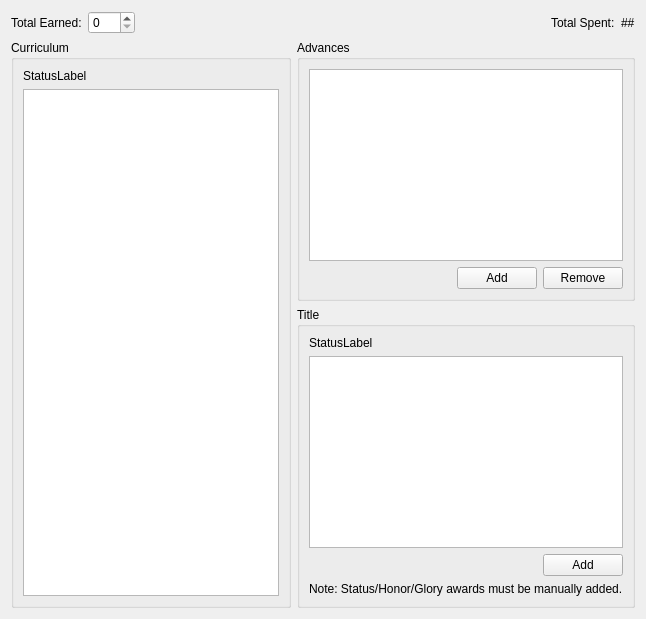
        <widget class="QWidget" name="tab_2">
         <attribute name="title">
          <string>Advancement</string>
         </attribute>
         <layout class="QGridLayout" name="gridLayout_5">
          <item row="0" column="0" colspan="2">
           <layout class="QHBoxLayout" name="horizontalLayout_5">
            <item>
             <widget class="QLabel" name="label_25">
              <property name="text">
               <string>Total Earned:</string>
              </property>
             </widget>
            </item>
            <item>
             <widget class="QSpinBox" name="xpSpinBox">
              <property name="maximum">
               <number>999</number>
              </property>
             </widget>
            </item>
            <item>
             <spacer name="horizontalSpacer_7">
              <property name="orientation">
               <enum>Qt::Horizontal</enum>
              </property>
              <property name="sizeHint" stdset="0">
               <size>
                <width>40</width>
                <height>20</height>
               </size>
              </property>
             </spacer>
            </item>
            <item>
             <widget class="QLabel" name="label_13">
              <property name="text">
               <string>Total Spent:</string>
              </property>
             </widget>
            </item>
            <item>
             <widget class="QLabel" name="xpSpentLabel">
              <property name="text">
               <string>##</string>
              </property>
             </widget>
            </item>
           </layout>
          </item>
          <item row="1" column="0" rowspan="2">
           <widget class="QGroupBox" name="groupBox_5">
            <property name="title">
             <string>Curriculum</string>
            </property>
            <layout class="QGridLayout" name="gridLayout_2">
             <item row="1" column="0">
              <widget class="QTableView" name="curriculum_tableView">
               <property name="font">
                <font>
                 <pointsize>9</pointsize>
                </font>
               </property>
               <property name="editTriggers">
                <set>QAbstractItemView::NoEditTriggers</set>
               </property>
               <property name="selectionMode">
                <enum>QAbstractItemView::SingleSelection</enum>
               </property>
               <property name="selectionBehavior">
                <enum>QAbstractItemView::SelectRows</enum>
               </property>
               <attribute name="horizontalHeaderStretchLastSection">
                <bool>true</bool>
               </attribute>
               <attribute name="verticalHeaderVisible">
                <bool>false</bool>
               </attribute>
              </widget>
             </item>
             <item row="0" column="0">
              <widget class="QLabel" name="curric_status_label">
               <property name="text">
                <string>StatusLabel</string>
               </property>
              </widget>
             </item>
            </layout>
           </widget>
          </item>
          <item row="1" column="1">
           <widget class="QGroupBox" name="groupBox_7">
            <property name="title">
             <string>Advances</string>
            </property>
            <layout class="QGridLayout" name="gridLayout_4">
             <item row="1" column="0">
              <spacer name="horizontalSpacer">
               <property name="orientation">
                <enum>Qt::Horizontal</enum>
               </property>
               <property name="sizeHint" stdset="0">
                <size>
                 <width>140</width>
                 <height>20</height>
                </size>
               </property>
              </spacer>
             </item>
             <item row="1" column="1">
              <widget class="QPushButton" name="addadvance_button">
               <property name="text">
                <string>Add</string>
               </property>
              </widget>
             </item>
             <item row="1" column="2">
              <widget class="QPushButton" name="remove_pushButton">
               <property name="text">
                <string>Remove</string>
               </property>
              </widget>
             </item>
             <item row="0" column="0" colspan="3">
              <widget class="QTableView" name="advance_tableView">
               <property name="font">
                <font>
                 <pointsize>9</pointsize>
                </font>
               </property>
               <property name="editTriggers">
                <set>QAbstractItemView::NoEditTriggers</set>
               </property>
               <property name="selectionMode">
                <enum>QAbstractItemView::SingleSelection</enum>
               </property>
               <property name="selectionBehavior">
                <enum>QAbstractItemView::SelectRows</enum>
               </property>
               <attribute name="horizontalHeaderStretchLastSection">
                <bool>true</bool>
               </attribute>
               <attribute name="verticalHeaderVisible">
                <bool>false</bool>
               </attribute>
               <attribute name="verticalHeaderStretchLastSection">
                <bool>false</bool>
               </attribute>
              </widget>
             </item>
            </layout>
           </widget>
          </item>
          <item row="2" column="1">
           <widget class="QGroupBox" name="groupBox_6">
            <property name="title">
             <string>Title</string>
            </property>
            <layout class="QGridLayout" name="gridLayout_3">
             <item row="0" column="0" colspan="2">
              <widget class="QLabel" name="title_status_label">
               <property name="text">
                <string>StatusLabel</string>
               </property>
              </widget>
             </item>
             <item row="1" column="0" colspan="2">
              <widget class="QTableView" name="title_tableview">
               <property name="font">
                <font>
                 <pointsize>9</pointsize>
                </font>
               </property>
               <property name="editTriggers">
                <set>QAbstractItemView::NoEditTriggers</set>
               </property>
               <property name="selectionMode">
                <enum>QAbstractItemView::SingleSelection</enum>
               </property>
               <property name="selectionBehavior">
                <enum>QAbstractItemView::SelectRows</enum>
               </property>
               <attribute name="horizontalHeaderStretchLastSection">
                <bool>true</bool>
               </attribute>
               <attribute name="verticalHeaderVisible">
                <bool>false</bool>
               </attribute>
              </widget>
             </item>
             <item row="2" column="1">
              <widget class="QPushButton" name="addTitle_pushButton">
               <property name="text">
                <string>Add</string>
               </property>
              </widget>
             </item>
             <item row="2" column="0">
              <spacer name="horizontalSpacer_2">
               <property name="orientation">
                <enum>Qt::Horizontal</enum>
               </property>
               <property name="sizeHint" stdset="0">
                <size>
                 <width>40</width>
                 <height>20</height>
                </size>
               </property>
              </spacer>
             </item>
             <item row="3" column="0" colspan="2">
              <widget class="QLabel" name="label_27">
               <property name="text">
                <string>Note: Status/Honor/Glory awards must be manually added.</string>
               </property>
              </widget>
             </item>
            </layout>
           </widget>
          </item>
         </layout>
        </widget>
